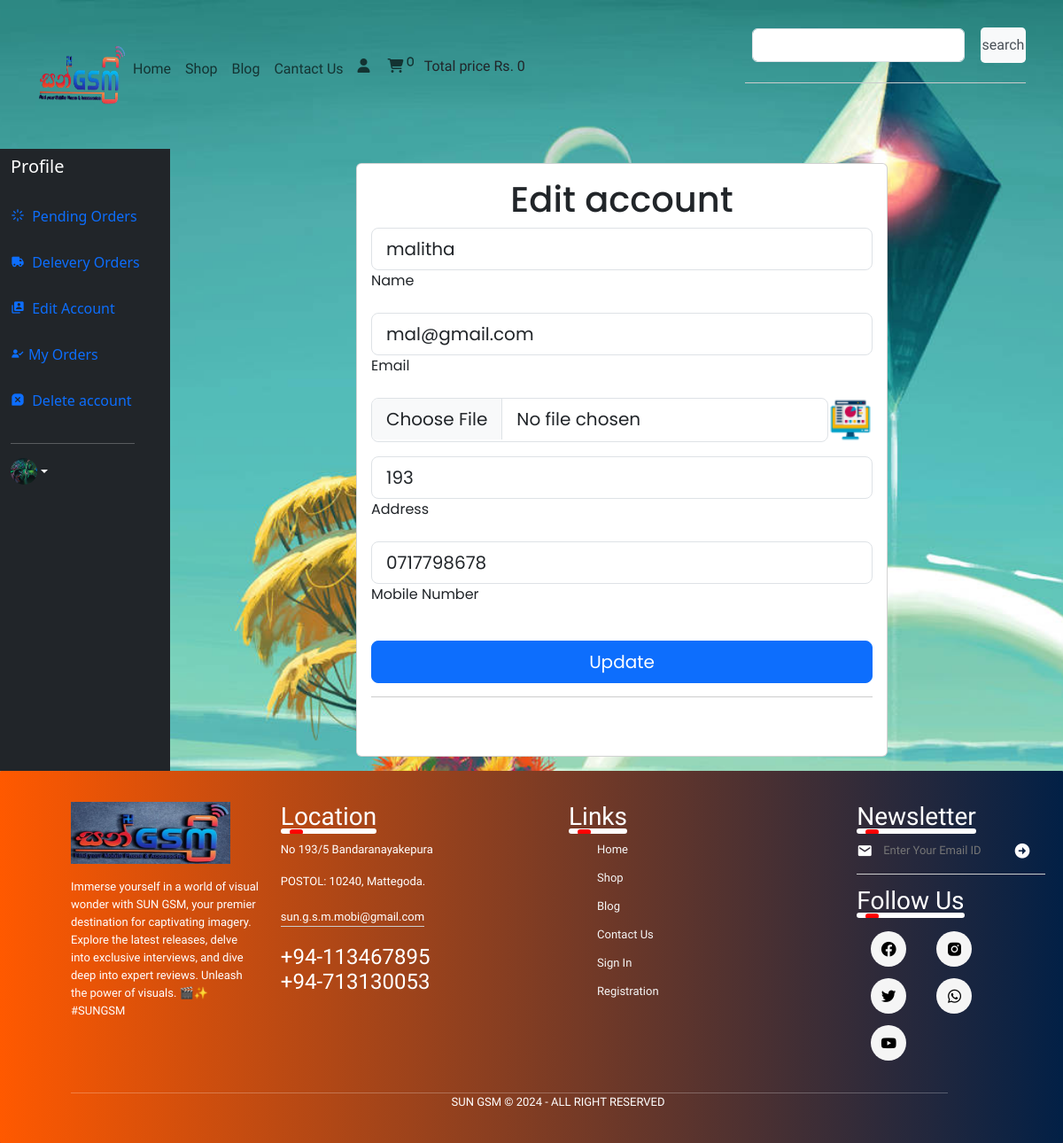
Before: /user_panel/profile.php?edit_account (signed in) with the older database file.
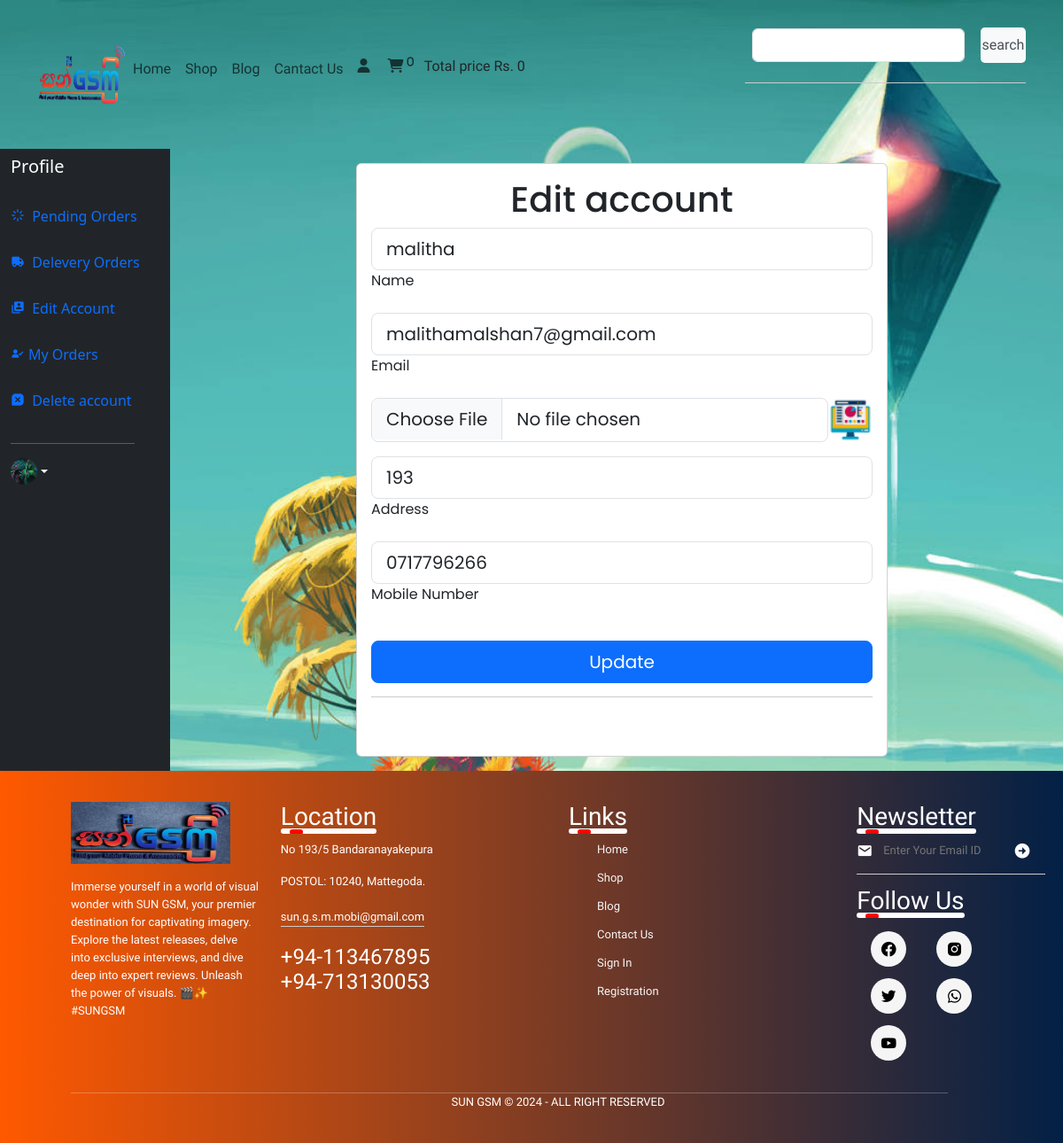
After: the same page with the newer database file.
### tables this page shows
CREATE TABLE `user` (
  `user_id` int(11) NOT NULL,
  `username` varchar(250) NOT NULL,
  `user_email` varchar(100) NOT NULL,
  `password` varchar(255) NOT NULL,
  `user_image` varchar(100) NOT NULL,
  `user_ip` varchar(100) NOT NULL,
  `user_address` varchar(100) NOT NULL,
  `user_mobile` varchar(100) NOT NULL,
  `registration_at` timestamp NOT NULL DEFAULT current_timestamp() ON UPDATE current_timestamp()
);

### user_panel/edit_account.php (the view, shortened to what the changed rows need)
<?php
if (isset($_GET['edit_account'])) {
    if (isset($_SESSION['username'])) {
        if (isset($_GET['edit_account'])) {
            $user_session_name = $_SESSION['username'];
            $select_query = "SELECT * FROM user WHERE username='$user_session_name'";
            $result_query = mysqli_query($con, $select_query);
            $row_fetch = mysqli_fetch_assoc($result_query);
            $username = $row_fetch['username'];
            $useremail = $row_fetch['user_email'];
            $useraddress = $row_fetch['user_address'];
            $usermobile = $row_fetch['user_mobile'];
        }
    }
}
?>
<!DOCTYPE html>
<html lang="en">
<head>
    <link rel="stylesheet" href="https://cdnjs.cloudflare.com/ajax/libs/toastr.js/latest/toastr.min.css"
 />
</head>
<body>
    <div class="d-flex justify-content-center" style="border-radius: 15px; font-family:Poppins">
        <div class="card" style="width:100%; max-width: 600px;">
            <div class="card-body">
                <h1 class="text-center ">Edit account</h1>
                <form method="post" action="" enctype="multipart/form-data">
                    <div class="row g-3">
                        <div class="col-12">
                            <div class="form-outline">
                                <input type="text" name="username" class="form-control form-control-lg"
                                    value='<?php echo isset($username) ? $username : ''; ?>' required />
                                <label class="form-label" for="firstName1">Name</label>
                            </div>
                        </div>
                        <div class="col-12">
                            <div class="form-outline">
                                <input type="email" name="user_email" class="form-control form-control-lg"
                                    value='<?php echo isset($useremail) ? $useremail : ''; ?>' required />
                                <label class="form-label" for="firstName2">Email</label>
                            </div>
                        </div>
                        <div class="col-12">
                            <div class="form-outline mb-auto d-flex">
                                <input type="file" name="user_image" class="form-control form-control-lg" />
                                <img src="./user_images/<?php echo isset($userimage) ? $userimage : '5432747.png'; ?>"
                                    alt="User Image" style="width: 50px; height: 50px;">
                            </div>
                        </div>
                        <div class="col-12">
                            <div class="form-outline">
                                <input type="text" name="user_address" class="form-control form-control-lg"
                                    value='<?php echo isset($useraddress) ? $useraddress : ''; ?>' required />
                                <label class="form-label" for="firstName4">Address</label>
                            </div>
                        </div>
                        <div class="col-12">
                            <div class="form-outline">
                                <input type="text" name="user_mobile" class="form-control form-control-lg"
                                    value='<?php echo isset($usermobile) ? $usermobile : ''; ?>' required />
                                <label class="form-label" for="firstName5">Mobile Number</label>
                            </div>
                        </div>
                        <div class="col-12 mt-4 pt-2">
                            <input data-mdb-ripple-init class="btn btn-primary btn-lg" type="submit" value="Update"
                                name="user_update" />
                        </div>
                    </div>
                </form>
            </div>
        </div>
    </div>
</body>
</html>

### user_panel/profile.php (shortened to what the changed rows need)
<?php
include('../functions/common_function.php');
?>
<!DOCTYPE html>
<html lang="en">
<head>
    <link href="https://unpkg.com/boxicons@2.1.4/css/boxicons.min.css" rel="stylesheet" />
    <link rel="stylesheet" href="./user_page.css" />
    <link href="https://cdn.jsdelivr.net/npm/bootstrap@5.3.3/dist/css/bootstrap.min.css" rel="stylesheet"
 />
    <link rel="stylesheet" href="https://cdnjs.cloudflare.com/ajax/libs/font-awesome/6.5.1/css/all.min.css"
 />
    <link rel="stylesheet" href="https://cdnjs.cloudflare.com/ajax/libs/toastr.js/latest/toastr.min.css"
 />
</head>
</head>
<body>
    <div class="">
        <div class="row flex-nowrap">
            <div class="col-auto col-md-3 col-xl-2 px-sm-2 px-0 bg-dark">
                <div class="d-flex flex-column align-items-center align-items-sm-start px-3 pt-2 text-white min-vh-20">
                    <div class="d-flex align-items-center pb-3 mb-md-0 me-md-auto text-white text-decoration-none">
                        <h1 class="fs-5 d-none d-sm-inline">Profile</h1>
                    </div>
                    <div class="dropdown pb-4">
                        <a href="#" class="d-flex align-items-center text-white text-decoration-none dropdown-toggle"
                            id="dropdownUser1" data-bs-toggle="dropdown" aria-expanded="false">
                            <?php
                            if (!isset($_SESSION['username'])) {
                                echo " <span class='d-none d-sm-inline mx-1'>Guest</span>";
                            } else {
                                $username = $_SESSION['username'];
                                $user_image = "SELECT * FROM `user` WHERE username='$username'";
                                $user_image = mysqli_query($con, $user_image);
                                $row_image = mysqli_fetch_array($user_image);
                                $user_image = $row_image['user_image'];
                                echo "<img src='../user_panel/user_images/$user_image' alt='User Avatar' width='30' height='30'
                                class='rounded-circle'>";
                            }
                            ?>
                        </a>
                    </div>
                </div>
            </div>
            <div class="col py-3 text-white">
                <div>
                    <?php
                    if (isset($_GET['edit_account'])) {
                        include('edit_account.php');
                    }
                    ?>
                </div>
            </div>
        </div>
</body>
</html>

Changed rows visible on the page:
changed user "malitha": user_email "mal@gmail.com" → "malithamalshan7@gmail.com"; user_mobile "0717798678" → "0717796266"
